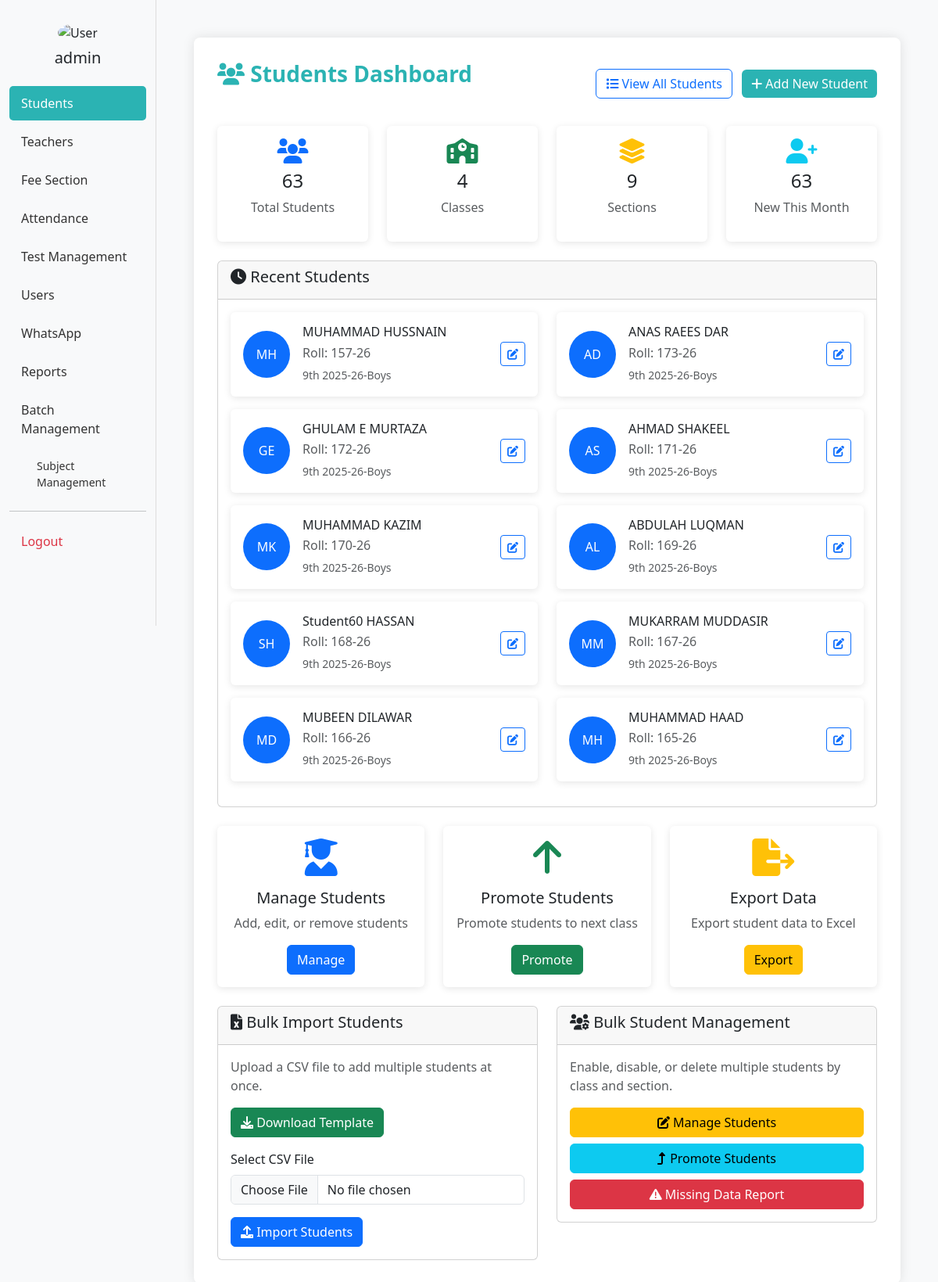
The app's page /studentss/ (signed in), older data.
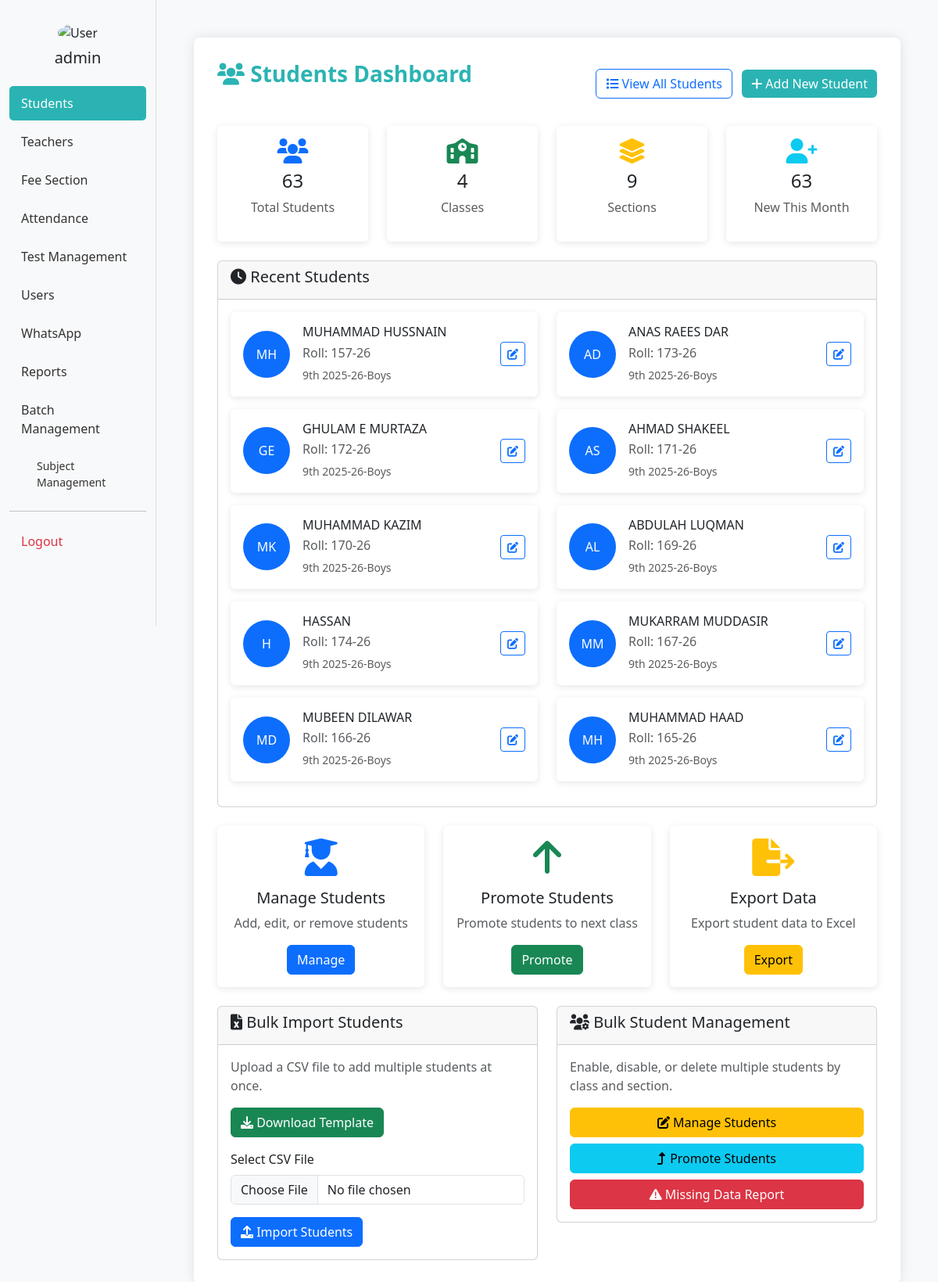
The same page, newer data.
### bri/models.py (models this page shows, shortened)
class Student(models.Model):
    username = models.OneToOneField(Username, on_delete=models.CASCADE, related_name='student_profile')
    std_fname = models.CharField(max_length=20)
    std_lname = models.CharField(max_length=20)
    std_dob = models.DateField()
    std_roll = models.CharField(max_length=20)
    std_class = models.ForeignKey(Class, on_delete=models.CASCADE)
    guardian_name = models.CharField(max_length=100, blank=True)
    guardian_contact1 = PhoneNumberField(blank=True, null=True)
    guardian_contact2 = PhoneNumberField(blank=True, null=True)
    address = models.TextField(blank=True, null=True)
    std_section = models.ForeignKey(Section, on_delete=models.CASCADE, null=True, blank=True)
    gender = models.CharField(max_length=10)
    discount_amount = models.IntegerField(help_text="Discount amount in PKR")
    is_active = models.BooleanField(default=True)
    profile_picture = models.ImageField(upload_to='student_pics/', blank=True, null=True)
    bform = models.CharField(max_length=20, blank=True, null=True)
    created_at = models.DateTimeField(auto_now_add=True)
    class Meta:
        unique_together = ('std_class', 'std_roll')

class Class(models.Model):
    class_name = models.CharField(max_length=15)
    is_active = models.BooleanField(default=True)
    order = models.IntegerField(default=0)
    class Meta:
        ordering = ['order', 'class_name']

class Section(models.Model):
    std_section = models.CharField(max_length=10)
    class_name = models.ForeignKey(Class, on_delete=models.CASCADE, related_name="sections")
    is_active = models.BooleanField(default=True)
    order = models.IntegerField(default=0)
    class Meta:
        ordering = ['order', 'std_section']

### bri/views.py (the view, shortened to what this page needs)
# urls.py: path('studentss/', views.studentss, name='studentss'),
@admin_required
def studentss(request):
    from django.utils import timezone
    print("user_id:", request.session.get('user_id'))
    print("user_role:", request.session.get('user_role'))
    classes = Class.objects.all()
    sections = Section.objects.all()
    total_students = Student.objects.filter(is_active=True).count()
    total_classes = Class.objects.count()
    total_sections = Section.objects.count()
    current_month = timezone.now().month
    current_year = timezone.now().year
    new_admissions = Student.objects.filter(
        is_active=True,
        created_at__month=current_month,
        created_at__year=current_year
    ).count()
    recent_students = Student.objects.filter(is_active=True).order_by('-created_at')[:10]
    students_with_missing_data = []
    all_students = Student.objects.filter(is_active=True).select_related('std_class', 'std_section')
    for student in all_students:
        missing_fields = []
        if not student.guardian_name or student.guardian_name.strip() == '': missing_fields.append('Guardian Name')
        if not student.guardian_contact1 or str(student.guardian_contact1).strip() == '': missing_fields.append('Contact 1')
        if not student.guardian_contact2 or str(student.guardian_contact2).strip() == '': missing_fields.append('Contact 2')
        if not student.address or student.address.strip() == '': missing_fields.append('Address')
        if not student.std_dob or student.std_dob.year == 2000: missing_fields.append('Date of Birth')
        if not student.bform or student.bform.strip() == '': missing_fields.append('B-Form')
        if not hasattr(student, 'profile_picture') or not student.profile_picture: missing_fields.append('Profile Picture')
        if missing_fields:
            contact = None
            if student.guardian_contact1 and str(student.guardian_contact1).strip():
                contact = str(student.guardian_contact1)
            elif student.guardian_contact2 and str(student.guardian_contact2).strip():
                contact = str(student.guardian_contact2)
            students_with_missing_data.append({
                'id': student.id,
                'name': f'{student.std_fname} {student.std_lname}',
                'roll': student.std_roll,
                'class': student.std_class.class_name,
                'section': student.std_section.std_section if student.std_section else 'N/A',
                'missing_fields': missing_fields,
                'contact': contact
            })
    context = {
        'classes': classes,
        'sections': sections,
        'form_data': {},
        'total_students': total_students,
        'total_classes': total_classes,
        'total_sections': total_sections,
        'new_admissions': new_admissions,
        'recent_students': recent_students,
        'students_with_missing_data': students_with_missing_data,
    }
    return render(request, 'students.html', context)

### bri/views.py (called while the page is built)
def admin_required(view_func):
    @wraps(view_func)
    def wrapper(request, *args, **kwargs):
        user_id = request.session.get('user_id')
        user_role = request.session.get('user_role')
        print(f"Admin check - user_id: {user_id}, user_role: {user_role}")
        if not user_id or user_role != 'admin':
            messages.error(request, "You need admin access to view this page.")
            return redirect('admin_dashboard')
        return view_func(request, *args, **kwargs)
    return wrapper

### bri/templates/students.html (shortened to what the changed rows need)
<!DOCTYPE html>
<html lang="en">
<head>
  <link href="https://cdn.jsdelivr.net/npm/bootstrap@5.3.0/dist/css/bootstrap.min.css" rel="stylesheet" />
  <link href="https://cdnjs.cloudflare.com/ajax/libs/font-awesome/6.0.0/css/all.min.css" rel="stylesheet">
</head>
<body>
  <div class="container-fluid">
    <div class="row">
          {% load static %}
      <div class="col-md-10 p-5">
        <div class="form-section">
          {% block content %}
          <div class="card">
            <div class="card-body">
              <div class="row">
                {% for student in recent_students %}
                <div class="col-md-6 mb-3">
                  <div class="card student-card">
                    <div class="card-body">
                      <div class="d-flex align-items-center">
                        <div class="me-3">
                          {% if student.profile_picture %}
                            <img src="{{ student.profile_picture.url }}" class="student-avatar" alt="Student">
                          {% else %}
                            <div class="student-avatar bg-primary d-flex align-items-center justify-content-center text-white">
                              {{ student.std_fname|first }}{{ student.std_lname|first }}
                            </div>
                          {% endif %}
                        </div>
                        <div class="flex-grow-1">
                          <h6 class="mb-1">{{ student.std_fname }} {{ student.std_lname }}</h6>
                          <p class="text-muted mb-1">Roll: {{ student.std_roll }}</p>
                          <small class="text-muted">{{ student.std_class.class_name }}-{{ student.std_section.std_section }}</small>
                        </div>
                        <div>
                          <a href="{% url 'edit_students' student.id %}" class="btn btn-sm btn-outline-primary">
                            <i class="fas fa-edit"></i>
                          </a>
                        </div>
                      </div>
                    </div>
                  </div>
                </div>
                {% empty %}
                <div class="col-12">
                  <p class="text-muted text-center">No students found</p>
                </div>
                {% endfor %}
              </div>
            </div>
          </div>
          {% endblock %}
        </div>
      </div>
    </div>
  </div>
</body>
</html>

Row changes from the older to the newer data that the page shows:
changed Student "HASSAN": std_fname|first "S" → "H"; std_fname "Student60" → "HASSAN"; std_roll "168-26" → "174-26"; std_lname|first "H" → (not shown); std_lname "HASSAN" → (not shown)
